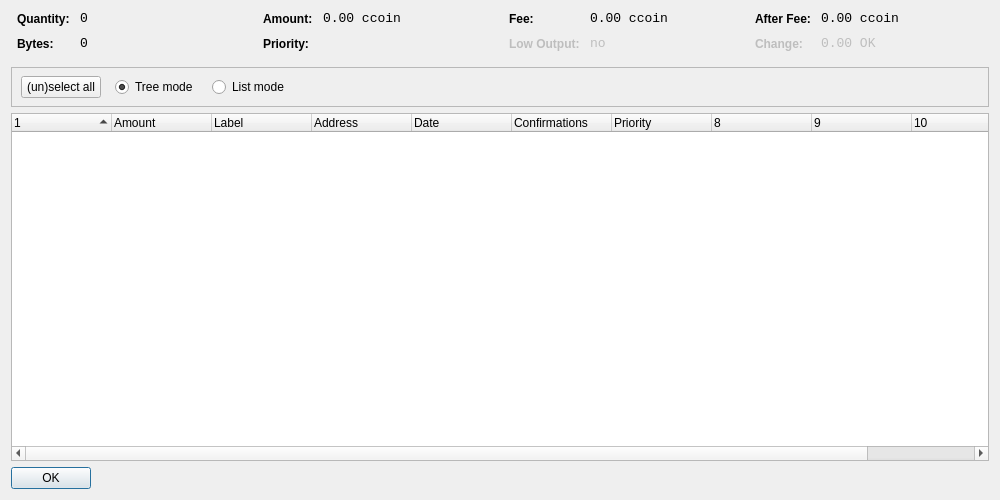
<?xml version="1.0" encoding="UTF-8"?>
<ui version="4.0">
 <class>CoinControlDialog</class>
 <widget class="QDialog" name="CoinControlDialog">
  <property name="geometry">
   <rect>
    <x>0</x>
    <y>0</y>
    <width>1000</width>
    <height>500</height>
   </rect>
  </property>
  <property name="windowTitle">
   <string>Coin Control</string>
  </property>
  <property name="styleSheet">
   <string notr="true"/>
  </property>
  <layout class="QVBoxLayout" name="verticalLayout">
   <item>
    <layout class="QHBoxLayout" name="horizontalLayoutTop" stretch="0,0,0,0">
     <property name="topMargin">
      <number>0</number>
     </property>
     <property name="bottomMargin">
      <number>10</number>
     </property>
     <item>
      <layout class="QFormLayout" name="formLayoutCoinControl1">
       <property name="horizontalSpacing">
        <number>10</number>
       </property>
       <property name="verticalSpacing">
        <number>10</number>
       </property>
       <property name="leftMargin">
        <number>6</number>
       </property>
       <property name="rightMargin">
        <number>6</number>
       </property>
       <item row="0" column="0">
        <widget class="QLabel" name="labelCoinControlQuantityText">
         <property name="styleSheet">
          <string notr="true">font-weight:bold;</string>
         </property>
         <property name="text">
          <string>Quantity:</string>
         </property>
        </widget>
       </item>
       <item row="0" column="1">
        <widget class="QLabel" name="labelCoinControlQuantity">
         <property name="font">
          <font>
           <family>Monospace</family>
           <pointsize>10</pointsize>
          </font>
         </property>
         <property name="cursor">
          <cursorShape>IBeamCursor</cursorShape>
         </property>
         <property name="contextMenuPolicy">
          <enum>Qt::ActionsContextMenu</enum>
         </property>
         <property name="text">
          <string notr="true">0</string>
         </property>
         <property name="textInteractionFlags">
          <set>Qt::LinksAccessibleByMouse|Qt::TextSelectableByKeyboard|Qt::TextSelectableByMouse</set>
         </property>
        </widget>
       </item>
       <item row="1" column="0">
        <widget class="QLabel" name="labelCoinControlBytesText">
         <property name="styleSheet">
          <string notr="true">font-weight:bold;</string>
         </property>
         <property name="text">
          <string>Bytes:</string>
         </property>
        </widget>
       </item>
       <item row="1" column="1">
        <widget class="QLabel" name="labelCoinControlBytes">
         <property name="font">
          <font>
           <family>Monospace</family>
           <pointsize>10</pointsize>
          </font>
         </property>
         <property name="cursor">
          <cursorShape>IBeamCursor</cursorShape>
         </property>
         <property name="contextMenuPolicy">
          <enum>Qt::ActionsContextMenu</enum>
         </property>
         <property name="text">
          <string notr="true">0</string>
         </property>
         <property name="textInteractionFlags">
          <set>Qt::LinksAccessibleByMouse|Qt::TextSelectableByKeyboard|Qt::TextSelectableByMouse</set>
         </property>
        </widget>
       </item>
      </layout>
     </item>
     <item>
      <layout class="QFormLayout" name="formLayoutCoinControl2">
       <property name="horizontalSpacing">
        <number>10</number>
       </property>
       <property name="verticalSpacing">
        <number>10</number>
       </property>
       <property name="leftMargin">
        <number>6</number>
       </property>
       <property name="rightMargin">
        <number>6</number>
       </property>
       <item row="0" column="0">
        <widget class="QLabel" name="labelCoinControlAmountText">
         <property name="styleSheet">
          <string notr="true">font-weight:bold;</string>
         </property>
         <property name="text">
          <string>Amount:</string>
         </property>
        </widget>
       </item>
       <item row="0" column="1">
        <widget class="QLabel" name="labelCoinControlAmount">
         <property name="font">
          <font>
           <family>Monospace</family>
           <pointsize>10</pointsize>
          </font>
         </property>
         <property name="cursor">
          <cursorShape>IBeamCursor</cursorShape>
         </property>
         <property name="contextMenuPolicy">
          <enum>Qt::ActionsContextMenu</enum>
         </property>
         <property name="text">
          <string notr="true">0.00 ccoin</string>
         </property>
         <property name="textInteractionFlags">
          <set>Qt::LinksAccessibleByMouse|Qt::TextSelectableByKeyboard|Qt::TextSelectableByMouse</set>
         </property>
        </widget>
       </item>
       <item row="1" column="0">
        <widget class="QLabel" name="labelCoinControlPriorityText">
         <property name="styleSheet">
          <string notr="true">font-weight:bold;</string>
         </property>
         <property name="text">
          <string>Priority:</string>
         </property>
        </widget>
       </item>
       <item row="1" column="1">
        <widget class="QLabel" name="labelCoinControlPriority">
         <property name="font">
          <font>
           <family>Monospace</family>
           <pointsize>10</pointsize>
          </font>
         </property>
         <property name="cursor">
          <cursorShape>IBeamCursor</cursorShape>
         </property>
         <property name="contextMenuPolicy">
          <enum>Qt::ActionsContextMenu</enum>
         </property>
         <property name="text">
          <string/>
         </property>
         <property name="textInteractionFlags">
          <set>Qt::LinksAccessibleByMouse|Qt::TextSelectableByKeyboard|Qt::TextSelectableByMouse</set>
         </property>
        </widget>
       </item>
      </layout>
     </item>
     <item>
      <layout class="QFormLayout" name="formLayoutCoinControl3">
       <property name="horizontalSpacing">
        <number>10</number>
       </property>
       <property name="verticalSpacing">
        <number>10</number>
       </property>
       <property name="leftMargin">
        <number>6</number>
       </property>
       <property name="rightMargin">
        <number>6</number>
       </property>
       <item row="0" column="0">
        <widget class="QLabel" name="labelCoinControlFeeText">
         <property name="styleSheet">
          <string notr="true">font-weight:bold;</string>
         </property>
         <property name="text">
          <string>Fee:</string>
         </property>
        </widget>
       </item>
       <item row="0" column="1">
        <widget class="QLabel" name="labelCoinControlFee">
         <property name="font">
          <font>
           <family>Monospace</family>
           <pointsize>10</pointsize>
          </font>
         </property>
         <property name="cursor">
          <cursorShape>IBeamCursor</cursorShape>
         </property>
         <property name="contextMenuPolicy">
          <enum>Qt::ActionsContextMenu</enum>
         </property>
         <property name="text">
          <string notr="true">0.00 ccoin</string>
         </property>
         <property name="textInteractionFlags">
          <set>Qt::LinksAccessibleByMouse|Qt::TextSelectableByKeyboard|Qt::TextSelectableByMouse</set>
         </property>
        </widget>
       </item>
       <item row="1" column="0">
        <widget class="QLabel" name="labelCoinControlLowOutputText">
         <property name="enabled">
          <bool>false</bool>
         </property>
         <property name="styleSheet">
          <string notr="true">font-weight:bold;</string>
         </property>
         <property name="text">
          <string>Low Output:</string>
         </property>
        </widget>
       </item>
       <item row="1" column="1">
        <widget class="QLabel" name="labelCoinControlLowOutput">
         <property name="enabled">
          <bool>false</bool>
         </property>
         <property name="font">
          <font>
           <family>Monospace</family>
           <pointsize>10</pointsize>
          </font>
         </property>
         <property name="cursor">
          <cursorShape>IBeamCursor</cursorShape>
         </property>
         <property name="contextMenuPolicy">
          <enum>Qt::ActionsContextMenu</enum>
         </property>
         <property name="text">
          <string notr="true">no</string>
         </property>
         <property name="textInteractionFlags">
          <set>Qt::LinksAccessibleByMouse|Qt::TextSelectableByKeyboard|Qt::TextSelectableByMouse</set>
         </property>
        </widget>
       </item>
      </layout>
     </item>
     <item>
      <layout class="QFormLayout" name="formLayoutCoinControl4">
       <property name="horizontalSpacing">
        <number>10</number>
       </property>
       <property name="verticalSpacing">
        <number>10</number>
       </property>
       <property name="leftMargin">
        <number>6</number>
       </property>
       <property name="rightMargin">
        <number>6</number>
       </property>
       <item row="0" column="0">
        <widget class="QLabel" name="labelCoinControlAfterFeeText">
         <property name="styleSheet">
          <string notr="true">font-weight:bold;</string>
         </property>
         <property name="text">
          <string>After Fee:</string>
         </property>
        </widget>
       </item>
       <item row="0" column="1">
        <widget class="QLabel" name="labelCoinControlAfterFee">
         <property name="font">
          <font>
           <family>Monospace</family>
           <pointsize>10</pointsize>
          </font>
         </property>
         <property name="cursor">
          <cursorShape>IBeamCursor</cursorShape>
         </property>
         <property name="contextMenuPolicy">
          <enum>Qt::ActionsContextMenu</enum>
         </property>
         <property name="text">
          <string notr="true">0.00 ccoin</string>
         </property>
         <property name="textInteractionFlags">
          <set>Qt::LinksAccessibleByMouse|Qt::TextSelectableByKeyboard|Qt::TextSelectableByMouse</set>
         </property>
        </widget>
       </item>
       <item row="1" column="0">
        <widget class="QLabel" name="labelCoinControlChangeText">
         <property name="enabled">
          <bool>false</bool>
         </property>
         <property name="styleSheet">
          <string notr="true">font-weight:bold;</string>
         </property>
         <property name="text">
          <string>Change:</string>
         </property>
        </widget>
       </item>
       <item row="1" column="1">
        <widget class="QLabel" name="labelCoinControlChange">
         <property name="enabled">
          <bool>false</bool>
         </property>
         <property name="font">
          <font>
           <family>Monospace</family>
           <pointsize>10</pointsize>
          </font>
         </property>
         <property name="cursor">
          <cursorShape>IBeamCursor</cursorShape>
         </property>
         <property name="contextMenuPolicy">
          <enum>Qt::ActionsContextMenu</enum>
         </property>
         <property name="text">
          <string notr="true">0.00 OK</string>
         </property>
         <property name="textInteractionFlags">
          <set>Qt::LinksAccessibleByMouse|Qt::TextSelectableByKeyboard|Qt::TextSelectableByMouse</set>
         </property>
        </widget>
       </item>
      </layout>
     </item>
    </layout>
   </item>
   <item>
    <widget class="QFrame" name="frame">
     <property name="minimumSize">
      <size>
       <width>0</width>
       <height>40</height>
      </size>
     </property>
     <property name="frameShape">
      <enum>QFrame::StyledPanel</enum>
     </property>
     <property name="frameShadow">
      <enum>QFrame::Sunken</enum>
     </property>
     <widget class="QWidget" name="horizontalLayoutWidget">
      <property name="geometry">
       <rect>
        <x>10</x>
        <y>0</y>
        <width>781</width>
        <height>41</height>
       </rect>
      </property>
      <layout class="QHBoxLayout" name="horizontalLayoutPanel" stretch="0,0,0,0">
       <property name="spacing">
        <number>14</number>
       </property>
       <item>
        <widget class="QPushButton" name="pushButtonSelectAll">
         <property name="sizePolicy">
          <sizepolicy hsizetype="Maximum" vsizetype="Fixed">
           <horstretch>0</horstretch>
           <verstretch>0</verstretch>
          </sizepolicy>
         </property>
         <property name="styleSheet">
          <string notr="true"/>
         </property>
         <property name="text">
          <string>(un)select all</string>
         </property>
        </widget>
       </item>
       <item>
        <widget class="QRadioButton" name="radioTreeMode">
         <property name="sizePolicy">
          <sizepolicy hsizetype="Maximum" vsizetype="Fixed">
           <horstretch>0</horstretch>
           <verstretch>0</verstretch>
          </sizepolicy>
         </property>
         <property name="text">
          <string>Tree mode</string>
         </property>
         <property name="checked">
          <bool>true</bool>
         </property>
        </widget>
       </item>
       <item>
        <widget class="QRadioButton" name="radioListMode">
         <property name="sizePolicy">
          <sizepolicy hsizetype="Maximum" vsizetype="Fixed">
           <horstretch>0</horstretch>
           <verstretch>0</verstretch>
          </sizepolicy>
         </property>
         <property name="text">
          <string>List mode</string>
         </property>
        </widget>
       </item>
       <item>
        <spacer name="horizontalSpacer">
         <property name="orientation">
          <enum>Qt::Horizontal</enum>
         </property>
         <property name="sizeHint" stdset="0">
          <size>
           <width>40</width>
           <height>20</height>
          </size>
         </property>
        </spacer>
       </item>
      </layout>
     </widget>
    </widget>
   </item>
   <item>
    <widget class="CoinControlTreeWidget" name="treeWidget">
     <property name="contextMenuPolicy">
      <enum>Qt::CustomContextMenu</enum>
     </property>
     <property name="styleSheet">
      <string notr="true"/>
     </property>
     <property name="sortingEnabled">
      <bool>false</bool>
     </property>
     <property name="columnCount">
      <number>11</number>
     </property>
     <attribute name="headerShowSortIndicator" stdset="0">
      <bool>true</bool>
     </attribute>
     <attribute name="headerStretchLastSection">
      <bool>false</bool>
     </attribute>
     <column>
      <property name="text">
       <string/>
      </property>
     </column>
     <column>
      <property name="text">
       <string>Amount</string>
      </property>
     </column>
     <column>
      <property name="text">
       <string>Label</string>
      </property>
     </column>
     <column>
      <property name="text">
       <string>Address</string>
      </property>
     </column>
     <column>
      <property name="text">
       <string>Date</string>
      </property>
     </column>
     <column>
      <property name="text">
       <string>Confirmations</string>
      </property>
      <property name="toolTip">
       <string>Confirmed</string>
      </property>
     </column>
     <column>
      <property name="text">
       <string>Priority</string>
      </property>
     </column>
     <column>
      <property name="text">
       <string/>
      </property>
     </column>
     <column>
      <property name="text">
       <string/>
      </property>
     </column>
     <column>
      <property name="text">
       <string/>
      </property>
     </column>
     <column>
      <property name="text">
       <string/>
      </property>
     </column>
    </widget>
   </item>
   <item>
    <widget class="QDialogButtonBox" name="buttonBox">
     <property name="sizePolicy">
      <sizepolicy hsizetype="Maximum" vsizetype="Fixed">
       <horstretch>0</horstretch>
       <verstretch>0</verstretch>
      </sizepolicy>
     </property>
     <property name="styleSheet">
      <string notr="true"/>
     </property>
     <property name="orientation">
      <enum>Qt::Horizontal</enum>
     </property>
     <property name="standardButtons">
      <set>QDialogButtonBox::Ok</set>
     </property>
    </widget>
   </item>
  </layout>
 </widget>
 <customwidgets>
  <customwidget>
   <class>CoinControlTreeWidget</class>
   <extends>QTreeWidget</extends>
   <header>coincontroltreewidget.h</header>
  </customwidget>
 </customwidgets>
 <resources/>
 <connections/>
</ui>
